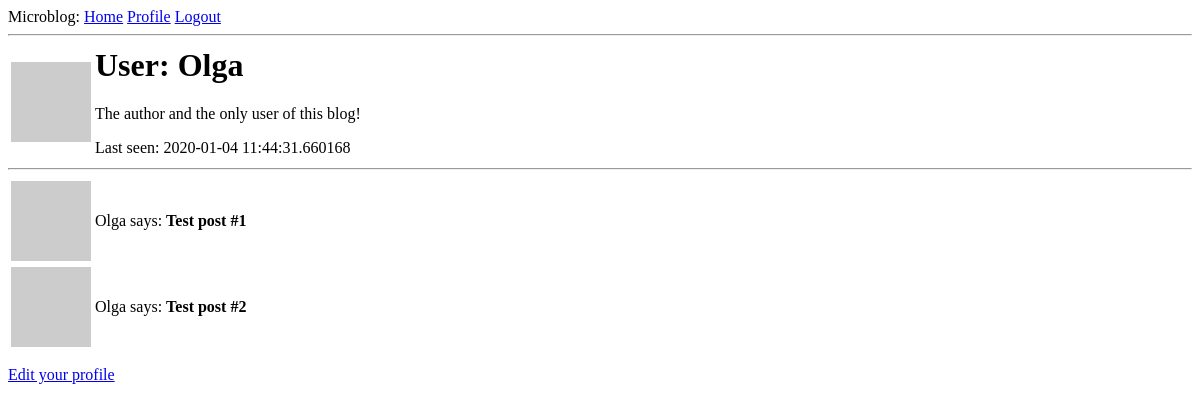
The page /user/Olga (signed in) on the database as committed earlier.
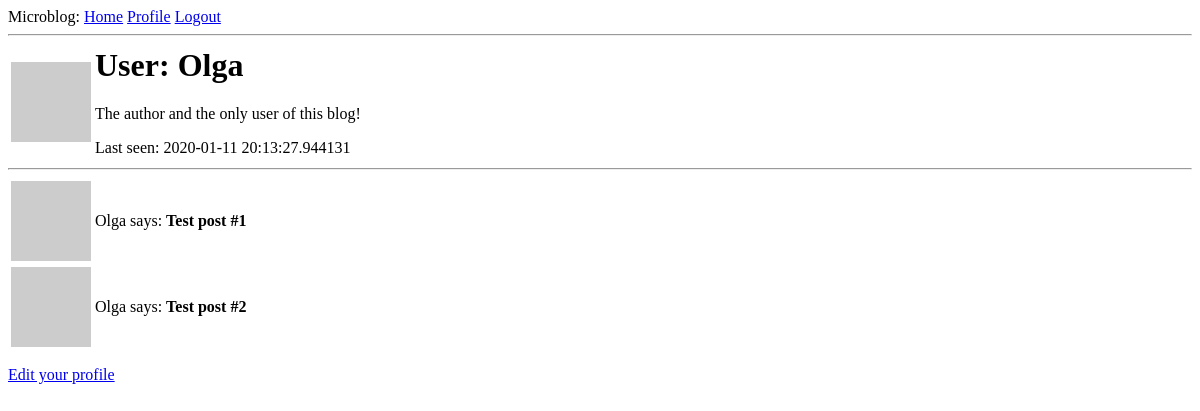
The same page on the database as committed later.
### app/models.py (models this page shows, shortened)
class User(UserMixin, db.Model):
    id = db.Column(db.Integer, primary_key=True)
    username = db.Column(db.String(64), index=True, unique=True)
    email = db.Column(db.String(120), index=True, unique=True)
    password_hash = db.Column(db.String(128))
    about_me = db.Column(db.String(140))
    last_seen = db.Column(db.DateTime, default=datetime.utcnow)
    post = db.relationship('Post', backref='author', lazy='dynamic')
    followed = db.relationship(
        'User', secondary=followers,
        primaryjoin=(followers.c.follower_id == id),
        secondaryjoin=(followers.c.followed_id == id),
        backref=db.backref('followers', lazy='dynamic'), lazy='dynamic')
    def avatar(self, size):
        digest =  md5(self.email.lower().encode('utf-8')).hexdigest()
        return f'https://www.gravatar.com/avatar/{digest}?d=identicon&s={size}'

### app/routes.py (the view)
@app.route('/user/<username>')
@login_required
def user(username):
    user = User.query.filter_by(username=username).first_or_404()
    posts = [
        {'author': user, 'body': 'Test post #1'},
        {'author': user, 'body': 'Test post #2'}
    ]
    return render_template('user.html', user=user, posts=posts)

### app/models.py (called while the page is built)
@login.user_loader
def load_user(id):
    return User.query.get(int(id))

### app/routes.py (called while the page is built)
@app.before_request
def before_request():
    if current_user.is_authenticated:
        current_user.last_seen = datetime.utcnow()
        db.session.commit()

### app/templates/user.html
{% extends "base.html" %}
{% block content %}
    <table>
        <tr>
            <td><img src="{{ user.avatar(128) }}"></td>
            <td>
                <h1>User: {{ user.username }}</h1>
                {% if user.about_me %}
                <p>{{ user.about_me }}</p>
                {% endif %}
                {% if user.last_seen %}
                <p>Last seen: {{ user.last_seen }}</p>
                {% endif %}
            </td>
        </tr>
    </table>
    <hr>
    {% for post in posts %}
    <table>
        <tr>
            <td><img src="{{ user.avatar(36) }}"></td>
            <td><p>{{ post.author.username }} says: <b>{{ post.body }}</b></p></td>
        </tr>
    </table>
    {% endfor %}
    {% if user == current_user %}
    <p>
        <a href="{{ url_for('edit_profile')}}">
            Edit your profile
        </a>
    </p>
    {% elif not current_user.is_following(user) %}
    <p><a href="{{ url_for('follow', username=user.username) }}">Follow</a></p>
    {% else %}
    <p><a href="{{ url_for('unfollow', username=user.username) }}">Unfollow</a></p>
    {% endif %}
{% endblock %}

### app/templates/base.html (shortened to what this page needs)
<html>
    <head>
    </head>
    <body>
        <div>
            Microblog:
            <a href="{{ url_for('index') }}">Home</a>
            {% if current_user.is_anonymous %}
            <a href="{{ url_for('login') }}">Login</a>
            {% else %}
            <a href="{{ url_for('user', username=current_user.username) }}">Profile</a>
            <a href="{{ url_for('logout') }}">Logout</a>
            {% endif %}
        </div>
        <hr>
        {% block content %}{% endblock %}
    </body>
</html>

Rows that differ between the two databases and show on the page:
changed User "Olga": last_seen "2020-01-04 11:44:31.660168" → "2020-01-11 20:13:27.944131"
